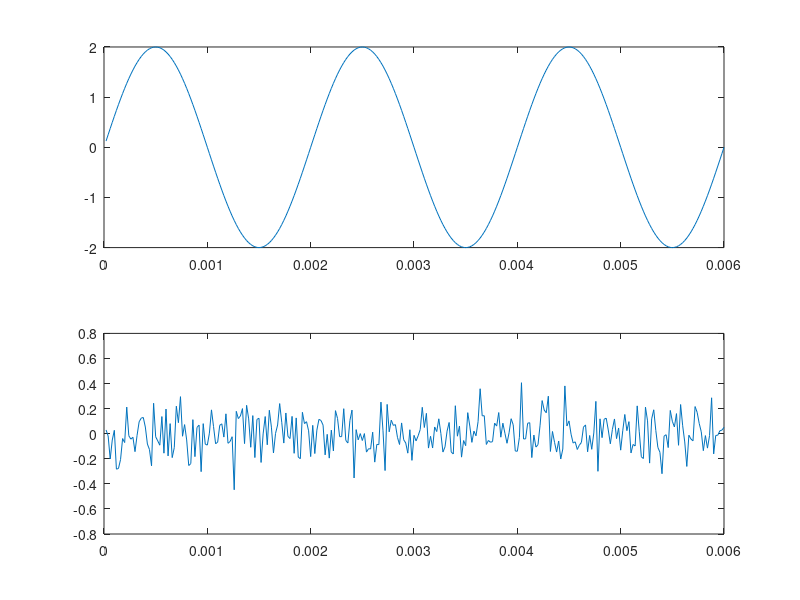
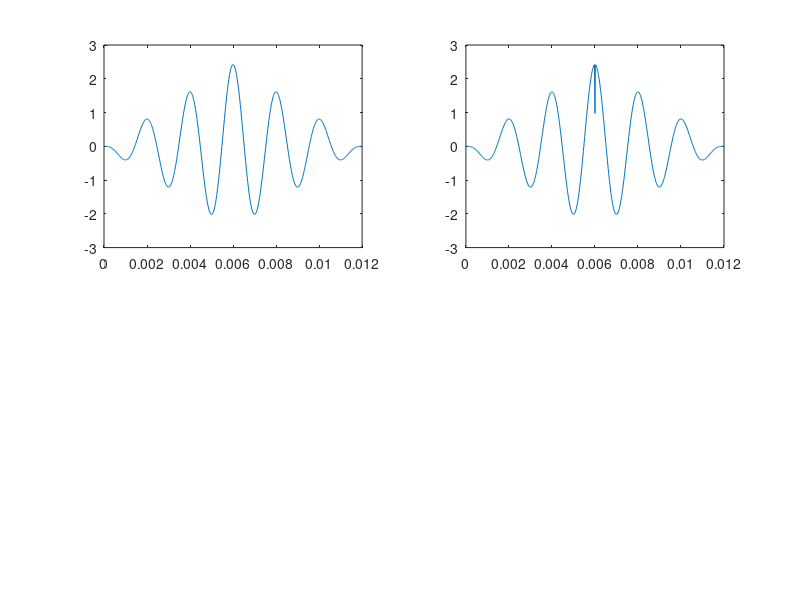

These charts were generated, in order, by the following MATLAB code:
T=2e-3;
tstep=T/100;
t=tstep:tstep:3*T;
x=2*sin(2*pi*t/T);
Px=sum(x.^2)/length(x);
SNR=20;
Py=Px/(10^(SNR/10));
n=sqrt(Py)*randn(1,length(t));
y=x+n;
figure(1);
subplot(2,1,1);
plot(t,x);
subplot(2,1,2);
plot(t,y);
ACF_x=normalize(xcorr(x));
ACF_n=normalize(xcorr(n));
ACF_y=normalize(xcorr(y));
ACF_y(length(x))=0.4*max(ACF_y);

figure(1);
subplot(211)
plot(t,x);
subplot(212)
plot(t,n);
figure(2);
subplot(221)
plot(tstep*(1:length(ACF_x)),ACF_x);
subplot(222)
plot(tstep*(1:length(ACF_y)),ACF_y);